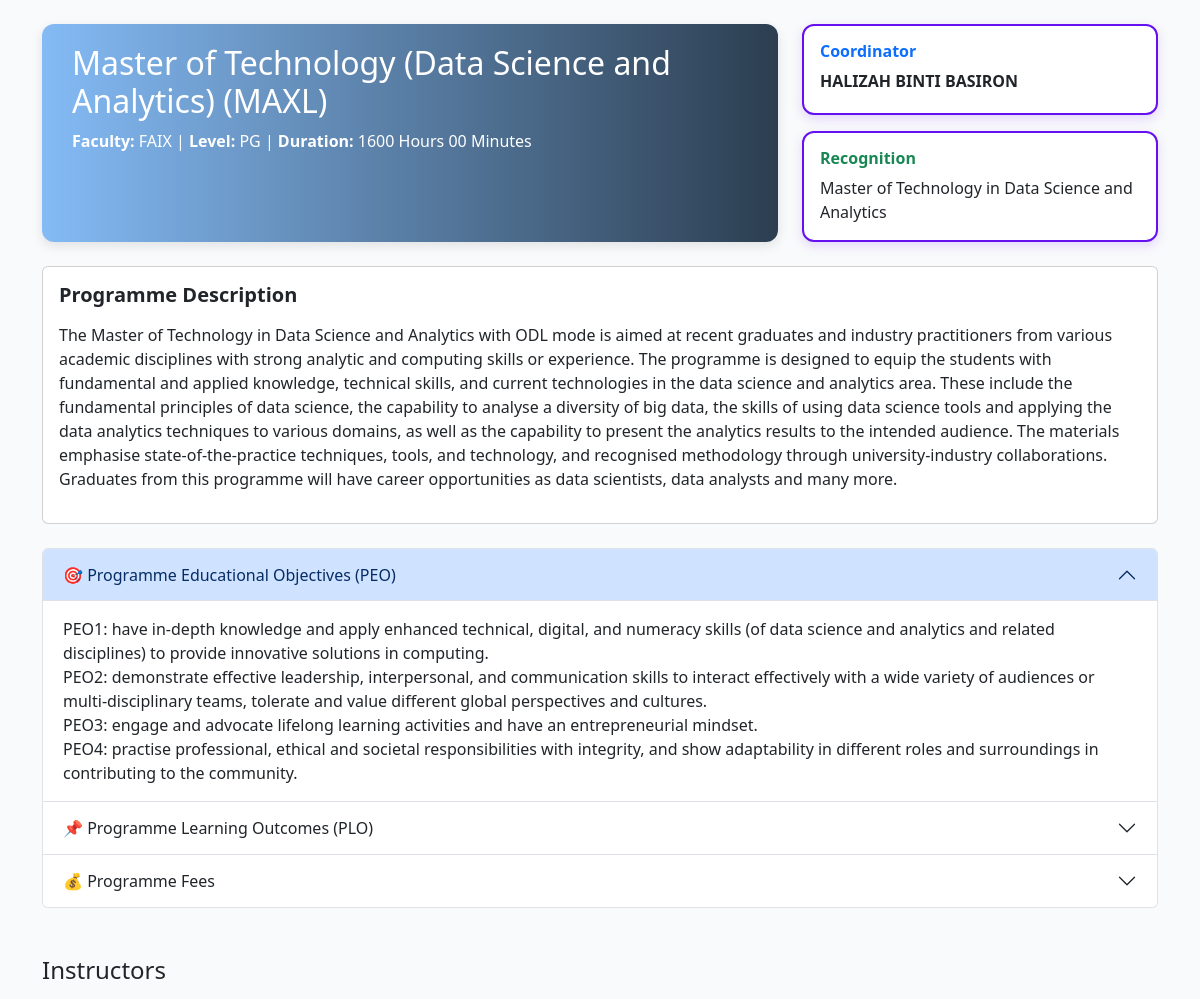
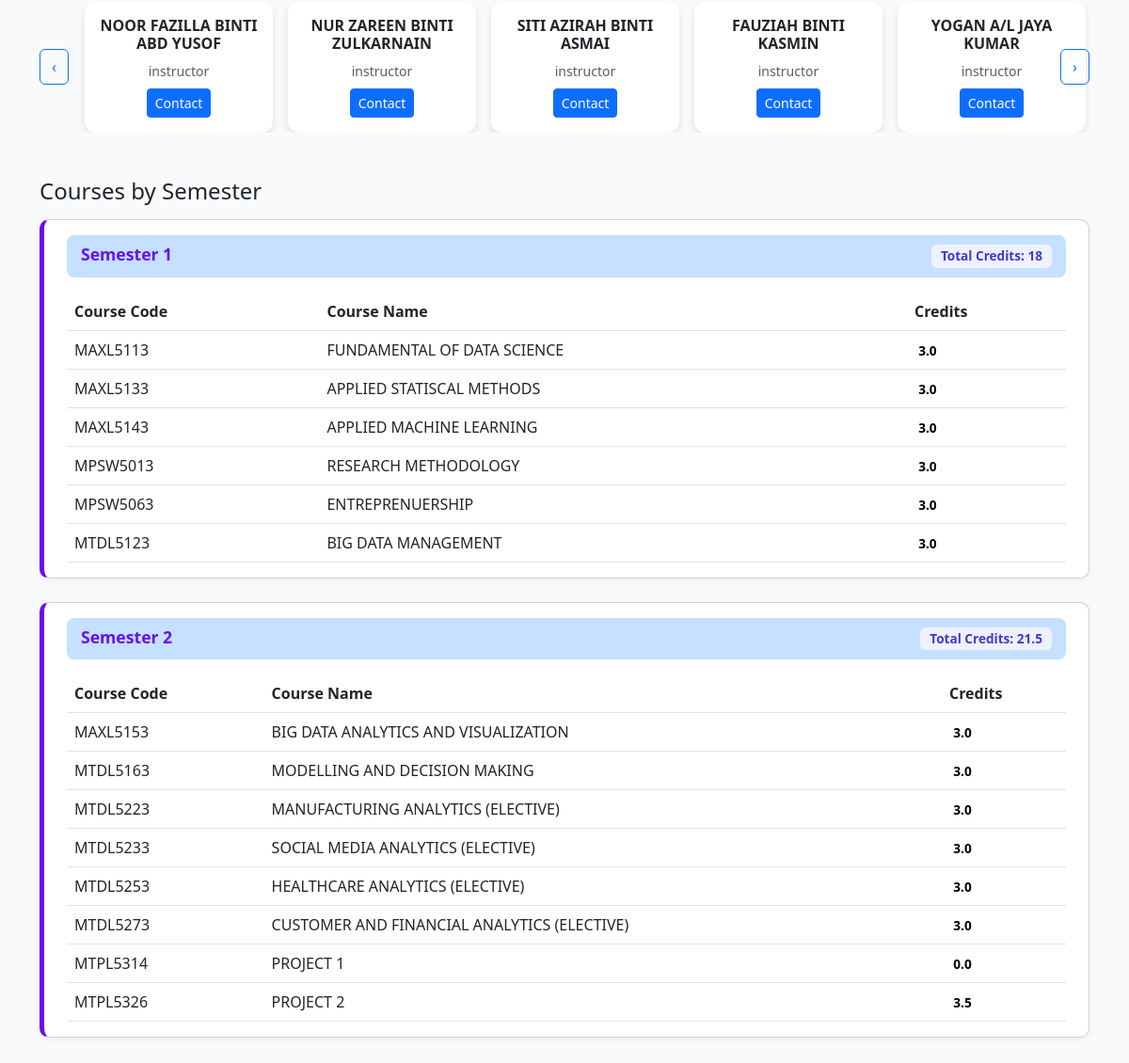
/odlprogram_detail.php?id=77, run on the app's committed database (2 pictures, top to bottom).
### tables this page shows
CREATE TABLE `programs` (
  `id` int(11) NOT NULL,
  `faculty` varchar(100) DEFAULT NULL,
  `program_name` varchar(255) DEFAULT NULL,
  `program_code` varchar(20) DEFAULT NULL,
  `ugpg` varchar(10) DEFAULT NULL,
  `target` int(11) DEFAULT NULL,
  `achieve` int(11) DEFAULT NULL,
  `partial_accreditation` varchar(100) DEFAULT NULL,
  `full_accreditation` varchar(100) DEFAULT NULL,
  `mod_penyampaian` enum('conventional','odl') DEFAULT NULL
);

CREATE TABLE `program_details` (
  `id` int(11) NOT NULL,
  `program_id` int(11) NOT NULL,
  `duration` varchar(255) DEFAULT NULL,
  `date_published` date DEFAULT NULL,
  `recognition` text DEFAULT NULL,
  `prerequisite` text DEFAULT NULL,
  `PLO` text DEFAULT NULL,
  `PEO` text DEFAULT NULL,
  `description` text DEFAULT NULL,
  `feesft_local` decimal(10,2) DEFAULT NULL,
  `feesft_international` decimal(10,2) DEFAULT NULL,
  `feespt_local` decimal(10,2) DEFAULT NULL,
  `feespt_international` decimal(10,2) DEFAULT NULL
);

CREATE TABLE `instructors` (
  `id` int(11) NOT NULL,
  `name` varchar(255) NOT NULL,
  `email` varchar(255) DEFAULT NULL,
  `phone` varchar(50) DEFAULT NULL,
  `designation` varchar(100) NOT NULL,
  `program_id` int(11) NOT NULL
);

### odlprogram_detail.php (the view, shortened to what this page needs)
<?php
include 'connect.php';
$program_id = $_GET['id'] ?? 0;
$sql = "
    SELECT
        p.id,
        p.faculty,
        p.program_name,
        p.program_code,
        p.ugpg,
        p.target,
        p.partial_accreditation,
        p.full_accreditation,
        p.mod_penyampaian,
        pd.duration,
        pd.recognition,
        pd.prerequisite,
        pd.plo,
        pd.peo,
        pd.description,
        pd.feesft_local,
        pd.feesft_international,
        pd.feespt_local,
        pd.feespt_international,
        i.name AS coordinator_name,
        i.email AS coordinator_email
    FROM programs p
    LEFT JOIN program_details pd ON p.id = pd.program_id
    LEFT JOIN instructors i ON i.program_id = p.id AND i.designation = 'coordinator'
    WHERE p.id = $program_id
";
$program = $conn->query($sql)->fetch_assoc();
$instructors_sql = "
    SELECT name, email, designation
    FROM instructors
    WHERE program_id = $program_id AND designation <> 'coordinator'
";
$instructors = $conn->query($instructors_sql);
$courses_sql = "
    SELECT c.course_code, c.course_name, c.credit_hours, sc.sem_no
    FROM courses c
    JOIN semester_course sc ON c.id = sc.course_id
    WHERE sc.program_id = $program_id
    ORDER BY sc.sem_no ASC, c.course_code ASC
";
$courses = $conn->query($courses_sql);
?>
<!DOCTYPE html>
<html lang="en">
<head>
  <link href="https://cdn.jsdelivr.net/npm/bootstrap@5.3.0/dist/css/bootstrap.min.css" rel="stylesheet" />
</head>
<body>
<div class="container py-4">
  <div class="row mb-4">
    <div class="col-lg-8">
      <div class="program-header h-100">
        <h2><?= htmlspecialchars($program['program_name']) ?> (<?= htmlspecialchars($program['program_code']) ?>)</h2>
        <p><strong>Faculty:</strong> <?= htmlspecialchars($program['faculty']) ?> |
           <strong>Level:</strong> <?= htmlspecialchars($program['ugpg']) ?> |
           <strong>Duration:</strong> <?= htmlspecialchars($program['duration']) ?></p>
      </div>
    </div>
    <div class="col-lg-4 d-flex flex-column gap-3 mt-3 mt-lg-0">
      <?php if (!empty($program['coordinator_name'])): ?>
      <div class="coordinator-card p-3">
        <h6 class="text-primary">Coordinator</h6>
        <p class="mb-1 fw-semibold"><?= htmlspecialchars($program['coordinator_name']) ?></p>
      </div>
      <?php endif; ?>
      <?php if (!empty($program['recognition'])): ?>
      <div class="coordinator-card p-3">
        <h6 class="text-success">Recognition</h6>
        <p class="mb-0"><?= htmlspecialchars($program['recognition']) ?></p>
      </div>
      <?php endif; ?>
    </div>
  </div>
  <?php if (!empty($program['description'])): ?>
  <div class="card mb-4">
    <div class="card-body">
      <h5 class="fw-bold mb-3">Programme Description</h5>
      <p><?= nl2br(htmlspecialchars($program['description'])) ?></p>
    </div>
  </div>
  <?php endif; ?>
  <div class="accordion mb-5" id="programExtras">
    <?php if (!empty($program['peo'])): ?>
    <div class="accordion-item">
      <h2 class="accordion-header" id="headingPEO">
        <button class="accordion-button" type="button" data-bs-toggle="collapse" data-bs-target="#collapsePEO">
          🎯 Programme Educational Objectives (PEO)
        </button>
      </h2>
      <div id="collapsePEO" class="accordion-collapse collapse show">
        <div class="accordion-body"><?= nl2br(htmlspecialchars($program['peo'])) ?></div>
      </div>
    </div>
    <?php endif; ?>
    <?php if (!empty($program['plo'])): ?>
    <div class="accordion-item">
      <h2 class="accordion-header" id="headingPLO">
        <button class="accordion-button collapsed" type="button" data-bs-toggle="collapse" data-bs-target="#collapsePLO">
          📌 Programme Learning Outcomes (PLO)
        </button>
      </h2>
    </div>
    <?php endif; ?>
    <div class="accordion-item">
      <h2 class="accordion-header" id="headingFees">
        <button class="accordion-button collapsed" type="button" data-bs-toggle="collapse" data-bs-target="#collapseFees">
          💰 Programme Fees
        </button>
      </h2>
    </div>
  </div>
  <?php if ($instructors->num_rows > 0): ?>
  <h4 class="mb-3">Instructors</h4>
  <div class="position-relative mb-5">
    <button class="btn btn-outline-primary position-absolute top-50 start-0 translate-middle-y"
            id="instructorPrev" style="z-index: 2;">
      ‹
    </button>
    <div class="d-flex overflow-auto" id="instructorCarousel" style="scroll-behavior: smooth; gap: 1rem; padding: 0 3rem;">
      <?php while ($ins = $instructors->fetch_assoc()): ?>
        <div class="instructor-card p-3">
          <h6 class="fw-bold"><?= htmlspecialchars($ins['name']) ?></h6>
          <p class="text-muted small mb-2"><?= htmlspecialchars($ins['designation']) ?></p>
          <a href="mailto:<?= htmlspecialchars($ins['email']) ?>" class="btn btn-sm btn-primary">Contact</a>
        </div>
      <?php endwhile; ?>
    </div>
    <button class="btn btn-outline-primary position-absolute top-50 end-0 translate-middle-y"
            id="instructorNext" style="z-index: 2;">
      ›
    </button>
  </div>
  <?php endif; ?>
  <h4 class="mb-3">Courses by Semester</h4>
  <?php
  $semester_courses = [];
  if ($courses->num_rows > 0) {
      while ($row = $courses->fetch_assoc()) {
          $sem = $row['sem_no'];
          $semester_courses[$sem][] = $row;
      }
      foreach ($semester_courses as $sem => $courses_arr) {
          $total_credits = array_sum(array_column($courses_arr, 'credit_hours'));
          echo "<div class='card semester-card'>";
          echo "<h6>Semester " . htmlspecialchars($sem) . " <span class='badge-total'>Total Credits: " . htmlspecialchars($total_credits) . "</span></h6>";
          echo "<table class='table table-hover mb-0'>";
          echo "<thead><tr><th>Course Code</th><th>Course Name</th><th>Credits</th></tr></thead><tbody>";
          foreach ($courses_arr as $course) {
              echo "<tr>
                      <td>" . htmlspecialchars($course['course_code']) . "</td>
                      <td>" . htmlspecialchars($course['course_name']) . "</td>
                      <td><span class='badge-credit'>" . htmlspecialchars($course['credit_hours']) . "</span></td>
                    </tr>";
          }
          echo "</tbody></table></div>";
      }
  } else {
      echo "<p>No courses found for this program.</p>";
  }
  ?>
</div>
</body>
</html>

### odlprogram_detail.php (style rules this page uses)
body { background: #f9fafb; font-family: 'Segoe UI', Tahoma, Geneva, Verdana, sans-serif; }
.program-header { background: linear-gradient(90deg, #2a8af190, #2c3e50); color: white; border-radius: 12px; padding: 20px 30px; box-shadow: 0 4px 12px rgba(0,0,0,0.1); }
.coordinator-card { border: 2px solid #6610f2; border-radius: 12px; box-shadow: 0 4px 12px rgba(102,16,242,0.15); background: #fff; }
.coordinator-card h6 { font-weight: 700; margin-bottom: 0.5rem; }
.semester-card { border-left: 5px solid #6610f2; border-radius: 10px; margin-bottom: 25px; background: #fff; padding: 1rem 1.5rem; box-shadow: 0 2px 8px rgba(0,0,0,0.05); }
.semester-card h6 { background: #99caff90; padding: 10px 15px; border-radius: 8px; font-weight: 700; font-size: 1.1rem; color: #6610f2; display: flex; justify-content: space-between; margin-bottom: 1rem; }
.badge-credit { color: #000 !important; font-size: 0.85rem; font-weight: 600; display: inline-block; min-width: 28px; text-align: center; }
.badge-total { background: #eef2ff; color: #4338ca; font-weight: 600; border-radius: 6px; padding: 4px 10px; font-size: 0.85rem; }
.instructor-card { border-radius: 12px; overflow: hidden; text-align: center; transition: 0.3s; box-shadow: 0 4px 8px rgba(0,0,0,0.1); background: #fff; min-width: 200px; max-width: 200px; flex: 0 0 auto; }

### data on the page
programs: program_name "Master of Technology (Data Science and Analytics)", program_code "MAXL", faculty "FAIX", ugpg "PG", program_details.duration "1600 Hours 00 Minutes", instructors.name "HALIZAH BINTI BASIRON", program_details.recognition "Master of Technology in Data Science and Analytics", program_details.description "The Master of Technology in Data Science and Analytics with ODL mode is aimed at recent graduates and industry practitioners from various academic disciplines with strong analytic and computing skills or experience. The programme is designed to equip the students with fundamental and applied knowledge, technical skills, and current technologies in the data science and analytics area. These include the fundamental principles of data science, the capability to analyse a diversity of big data, the skills of using data science tools and applying the data analytics techniques to various domains, as well as the capability to present the analytics results to the intended audience. The materials…", program_details.PEO "PEO1: have in-depth knowledge and apply enhanced technical, digital, and numeracy skills (of data science and analytics and related disciplines) to provide innovative solutions in computing. PEO2: demonstrate effective leadership, interpersonal, and communication skills to interact effectively with a wide variety of audiences or multi-disciplinary teams, tolerate and value different global perspectives and cultures. PEO3: engage and advocate lifelong learning activities and have an entrepreneurial mindset. PEO4: practise professional, ethical and societal responsibilities with integrity, and show adaptability in different roles and surroundings in contributing to the community."
instructors: name "NOOR FAZILLA BINTI ABD YUSOF", designation "instructor"
instructors: name "NUR ZAREEN BINTI ZULKARNAIN", designation "instructor"
instructors: name "SITI AZIRAH BINTI ASMAI", designation "instructor"
instructors: name "FAUZIAH BINTI KASMIN", designation "instructor"
instructors: name "YOGAN A/L JAYA KUMAR", designation "instructor"

### other printed values
$sem "1"
$total_credits "18"
$course['course_code'] "MAXL5113"
$course['course_name'] "FUNDAMENTAL OF DATA SCIENCE"
$course['credit_hours'] "3.0"
$course['course_code'] "MAXL5133"
$course['course_name'] "APPLIED STATISCAL METHODS"
$course['course_code'] "MAXL5143"
$course['course_name'] "APPLIED MACHINE LEARNING"
$course['course_code'] "MPSW5013"
$course['course_name'] "RESEARCH METHODOLOGY"
$course['course_code'] "MPSW5063"
$course['course_name'] "ENTREPRENUERSHIP"
$course['course_code'] "MTDL5123"
$course['course_name'] "BIG DATA MANAGEMENT"
